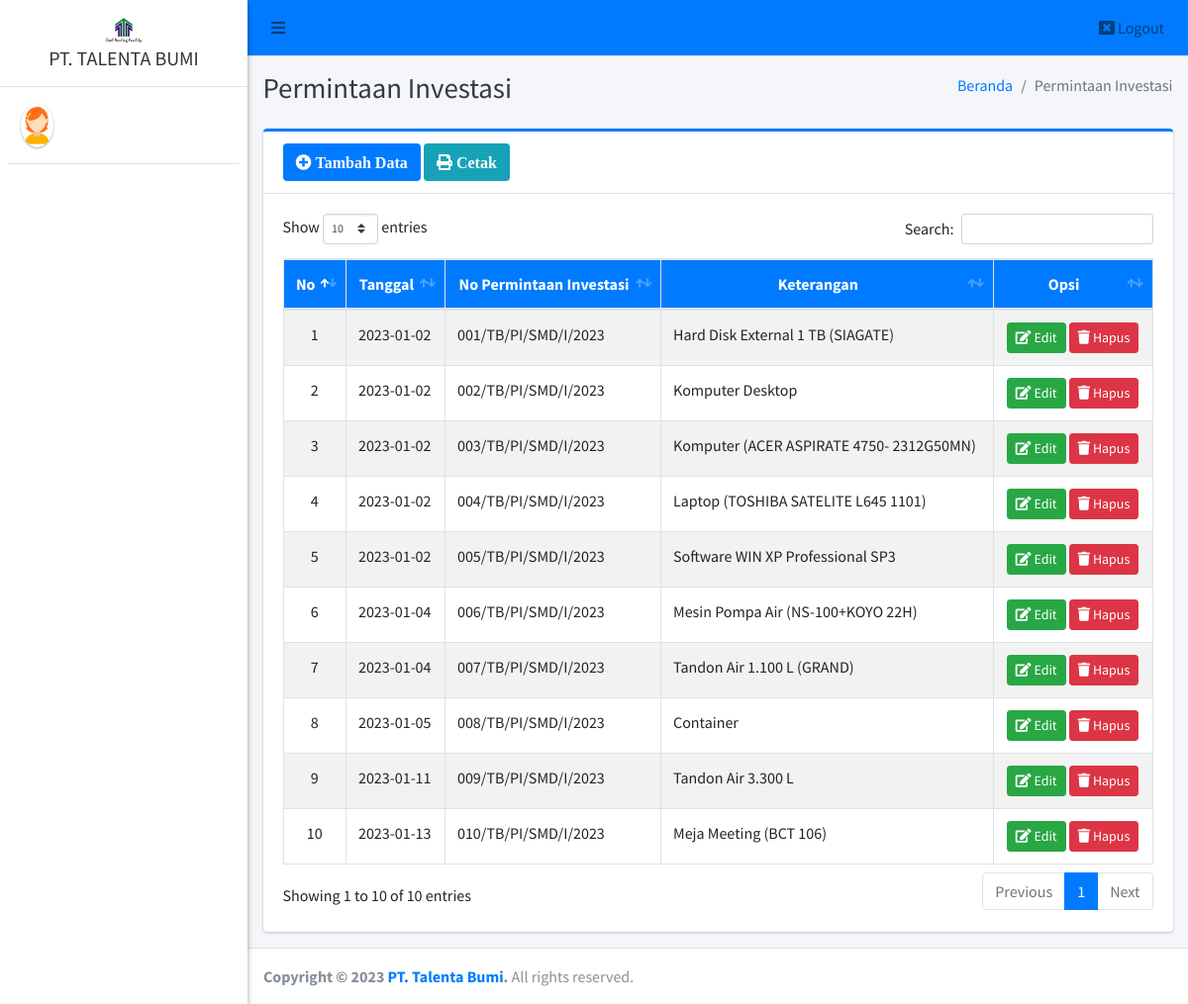
The app's page /pimpinan/pi/index.php with its own data.
### tables this page shows
CREATE TABLE `pi` (
  `id_pi` int(11) NOT NULL,
  `tanggal_permintaan` date NOT NULL,
  `no_pi` varchar(40) NOT NULL,
  `keterangan` text NOT NULL,
  `jumlah` varchar(20) NOT NULL,
  `satuan` varchar(20) NOT NULL
);

### pimpinan/pi/index.php (the view, shortened to what this page needs)
<?php
require '../../config/koneksi.php';
?>
<!DOCTYPE html>
<html>
<?php
include '../../templates/head.php';
?>
<body class="hold-transition sidebar-mini layout-fixed">
    <div class="wrapper">
        <?php
        include '../../templates/navbar.php';
        ?>
        <?php
        include '../../templates/sidebar.php';
        ?>
        <div class="content-wrapper">
            <div class="content-header">
                <div class="container-fluid">
                    <div class="row mb-2">
                        <div class="col-sm-6">
                            <h1 class="m-0 text-dark">Permintaan Investasi</h1>
                        </div>
                        <div class="col-sm-6">
                            <ol class="breadcrumb float-sm-right">
                                <li class="breadcrumb-item"><a href="#">Beranda</a></li>
                                <li class="breadcrumb-item active">Permintaan Investasi</li>
                            </ol>
                        </div>
                    </div>
                </div>
            </div>
            <section class="content">
                <div class="container-fluid">
                    <div class="row">
                        <div class="col-12">
                            <div class="card card-primary card-outline">
                                <div class="card-header">
                                    <a href="tambah" class="btn bg-primary"><i class="fa fa-plus-circle"> Tambah Data</i></a>
                                    <a href="print" target="blank" class="btn bg-info"><i class="fa fa-print"> Cetak</i></a>
                                </div>
                                <div class="card-body">
                                    <div class="table-responsive">
                                        <table id="example1" class="table table-bordered table-striped">
                                            <thead class="bg-primary">
                                                <tr align="center">
                                                    <th>No</th>
                                                    <th>Tanggal</th>
                                                    <th>No Permintaan Investasi</th>
                                                    <th>Keterangan</th>
                                                    <th>Opsi</th>
                                                </tr>
                                            </thead>
                                            <tbody style="background-color: white">
                                                <?php
                                                $no = 1;
                                                $data = $koneksi->query("SELECT * FROM pi ORDER BY id_pi ASC");
                                                while ($row = $data->fetch_array()) {
                                                ?>
                                                    <tr>
                                                        <td align="center"><?= $no++ ?></td>
                                                        <td><?= $row['tanggal_permintaan'] ?></td>
                                                        <td><?= $row['no_pi'] ?></td>
                                                        <td><?= $row['keterangan'] ?></td>
                                                        <td align="center">
                                                            <a href="edit?id=<?= $row['id_pi'] ?>" class="btn btn-success btn-sm" title="Edit"><i class="fa fa-edit"></i> Edit</a>
                                                            <a href="hapus?id=<?= $row['id_pi'] ?>" class="btn btn-danger btn-sm alert-hapus" title="Hapus"><i class="fa fa-trash"></i> Hapus</a>
                                                        </td>
                                                    </tr>
                                                <?php } ?>
                                            </tbody>
                                        </table>
                                    </div>
                                </div>
                            </div>
                        </div>
                    </div>
                </div>
            </section>
        </div>
        <?php include_once "../../templates/footer.php"; ?>
    </div>
</body>
</html>

### records on screen
pi: tanggal_permintaan "2023-01-02", no_pi "001/TB/PI/SMD/I/2023", keterangan "Hard Disk External 1 TB (SIAGATE)"
pi: tanggal_permintaan "2023-01-02", no_pi "002/TB/PI/SMD/I/2023", keterangan "Komputer Desktop"
pi: tanggal_permintaan "2023-01-02", no_pi "003/TB/PI/SMD/I/2023", keterangan "Komputer (ACER ASPIRATE 4750- 2312G50MN)"
pi: tanggal_permintaan "2023-01-02", no_pi "004/TB/PI/SMD/I/2023", keterangan "Laptop (TOSHIBA SATELITE L645 1101)"
pi: tanggal_permintaan "2023-01-02", no_pi "005/TB/PI/SMD/I/2023", keterangan "Software WIN XP Professional SP3"
pi: tanggal_permintaan "2023-01-04", no_pi "006/TB/PI/SMD/I/2023", keterangan "Mesin Pompa Air (NS-100+KOYO 22H)"
pi: tanggal_permintaan "2023-01-04", no_pi "007/TB/PI/SMD/I/2023", keterangan "Tandon Air 1.100 L (GRAND)"
pi: tanggal_permintaan "2023-01-05", no_pi "008/TB/PI/SMD/I/2023", keterangan "Container"
pi: tanggal_permintaan "2023-01-11", no_pi "009/TB/PI/SMD/I/2023", keterangan "Tandon Air 3.300 L"
pi: tanggal_permintaan "2023-01-13", no_pi "010/TB/PI/SMD/I/2023", keterangan "Meja Meeting (BCT 106)"
